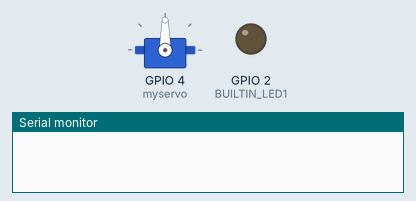
Simulated run of this sketch. Board: ESP8266 (NodeMCU). Shown: servo, output pins drawn as LEDs (lit = HIGH), the last lines printed to the serial monitor. WiFi joins after 1.5 s; servers stay silent unless stated; uploads are accepted with an empty reply.

Above: at 0.1 s.
At 2.7 s:
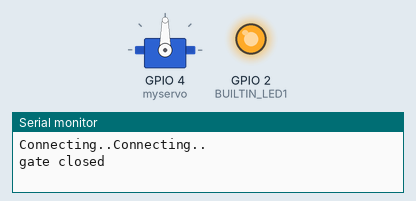
Timing chart, 0 to 4.2 s (numbered marks = the images above):
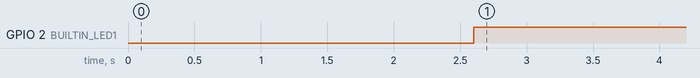

The sketch:

node2.ino
```cpp
#include <ESP8266WiFi.h>
#include <ESP8266HTTPClient.h>
#include <Servo.h>

Servo myservo;
int buttonPin = 3;
String userPass, slotPass, changePass;

const char* ssid = "iBall-Baton";
const char* password = "04816451852";

int BUILTIN_LED1 = 2; //GPIO2

void setup () {

  myservo.attach(4);
  pinMode(buttonPin, INPUT);
  pinMode(BUILTIN_LED1, OUTPUT);
  Serial.begin(115200);
  WiFi.begin(ssid, password);

  while (WiFi.status() != WL_CONNECTED) {

    delay(1000);
    Serial.print("Connecting..");

  }

}

void loop() {

  String payload;


  int pos;

  if (WiFi.status() == WL_CONNECTED) { //Check WiFi connection status

    HTTPClient http;  //Declare an object of class HTTPClient

    http.begin("http://192.168.1.101/techpark/getstatus.php?id=1");  //Specify request destination
    int httpCode = http.GET();                                                                  //Send the request

    if (httpCode > 0) { //Check the returning code

      payload = http.getString();   //Get the request response payload
      Serial.println(payload);                     //Print the response payload


    }

    http.end();   //Close connection
  }

    if (WiFi.status() == WL_CONNECTED) { //Check WiFi connection status

    HTTPClient http;  //Declare an object of class HTTPClient

    http.begin("http://192.168.1.101/techpark/getPass.php?id=1");  //Specify request destination
    int httpCode = http.GET();                                                                  //Send the request

    if (httpCode > 0) { //Check the returning code

      userPass = http.getString();   //Get the request response payload
      Serial.println(userPass);                     //Print the response payload


    }

    http.end();   //Close connection
    }

    if (WiFi.status() == WL_CONNECTED) { //Check WiFi connection status

    HTTPClient http;  //Declare an object of class HTTPClient

    http.begin("http://192.168.1.101/login/userPass.php?id=1");  //Specify request destination
    int httpCode = http.GET();                                                                  //Send the request

    if (httpCode > 0) { //Check the returning code

      slotPass = http.getString();   //Get the request response payload
      Serial.println(slotPass);                     //Print the response payload


    }

    http.end();   //Close connection
    }
    if(payload=="1" && (userPass==slotPass))
      {
        Serial.println("gate open");
        digitalWrite(BUILTIN_LED1, LOW);  // Turn the LED off by making the voltage HIGH
        delay(1000);
        digitalWrite(BUILTIN_LED1, HIGH);  // Turn the LED off by making the voltage HIGH
        delay(500);

         for(pos = 0; pos <= 90; pos += 1) // goes from 0 degrees to 180 degrees
           {                                  // in steps of 1 degree
            myservo.write(pos);              // tell servo to go to position in variable 'pos'
            delay(15);                       // waits 15ms for the servo to reach the position
             }
        delay(2000);

          for(pos = 90; pos>=0; pos-=1)     // goes from 180 degrees to 0 degrees
        {
           myservo.write(pos);              // tell servo to go to position in variable 'pos'
           delay(15);                       // waits 15ms for the servo to reach the position
         }

         if (WiFi.status() == WL_CONNECTED) { //Check WiFi connection status

    HTTPClient http;  //Declare an object of class HTTPClient

    http.begin("http://192.168.1.101/login/changePass.php?id=1");  //Specify request destination
    int httpCode = http.GET();                                                                  //Send the request

    if (httpCode > 0) { //Check the returning code

      changePass = http.getString();   //Get the request response payload
      Serial.println(changePass);                     //Print the response payload


    }

    http.end();   //Close connection
    }

      }
      else
      {
        Serial.println("gate closed");
        digitalWrite(BUILTIN_LED1, HIGH);  // Turn the LED off by making the voltage HIGH
        delay(500);
      }

        delay(30000);    //Send a request every 30 seconds

  }
```

Measured:
- by itself, GPIO 2 (BUILTIN_LED1): LOW → HIGH at 2.6 s
